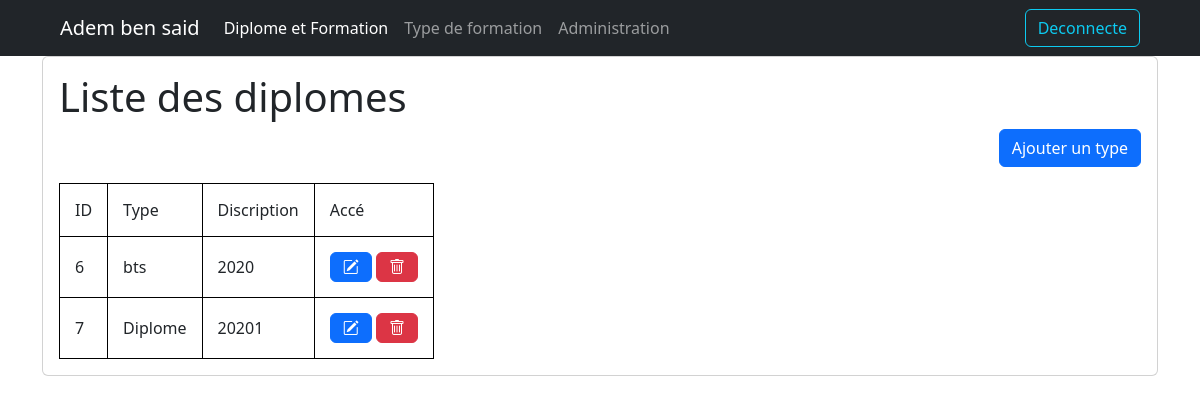
Screenshot of /formation/type/ (signed in) with the database file from the repository.
### formation/models.py (models this page shows, shortened)
class Type(models.Model):
    TypeName = models.CharField(max_length=100)
    description = models.TextField()

### formation/views.py (the view)
# urls.py: path('type/',views.type,name="type"),
@login_required(login_url='login')
def type(request):
    T=Type.objects.all().values()
    template = loader.get_template('listetype.html')
    context = {
    'T':T
}
    return HttpResponse(template.render(context, request))

### formation/Templates/listetype.html (shortened to what this page needs)
{% extends 'formation.html'%}
{% block liste%}
<div class="container">
    <div class="card mb-6">
    <div class="card-body">
     <h1>Liste des diplomes</h1>
     <p align="right">
      <a href="addtyp/" class="btn btn-primary">Ajouter un type</a>
      </p>
     <table border="1">
     <thead>
     <tr>
        <td>ID</td>
        <td>Type</td>
        <td>Discription</td>
        <td colspan="2">Accé</td>
     </tr>
     </thead>
      <tbody>
        {% for d in T %}
        <tr>
        <td>{{d.id}}</td>
        <td>{{d.TypeName}}</td>
        <td>{{d.description}}</td>
        <td><a  href="modiftp/{{d.id}}" class="btn btn-primary"><i class="bi bi-pencil-square"></i></a>
            <a href="#" onclick="deletetyp({{d.id}})" class="btn btn-danger"> <i class="bi bi-trash"></i> </a></td>
          <tr>
            {% endfor%}
      </tbody>
{% endblock liste%}

### portfolio/static/css/style.css (style rules this page uses)
table, th, td { border: 1px solid black; border-collapse: collapse; padding: 15px; }

### rows the page displays
Type: id "6", TypeName "bts", description "2020"
Type: id "7", TypeName "Diplome", description "20201"
